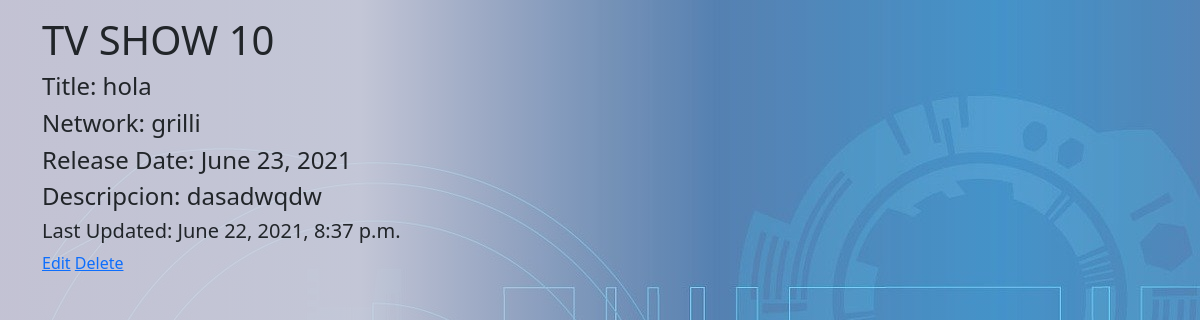
The app's page /shows/10, older data.
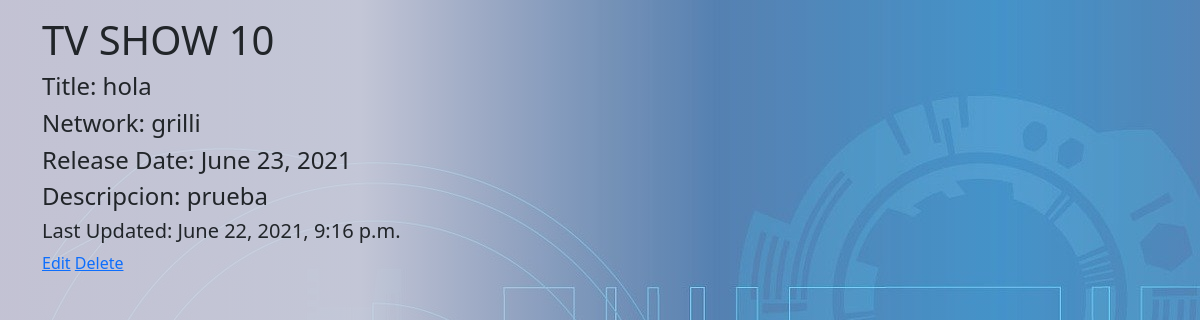
The same page, newer data.
### app_tv/models.py (models this page shows, shortened)
class Show(models.Model):
    title = models.CharField(max_length=50)
    network = models.CharField(max_length=50)
    release_date=models.DateField()
    description=models.CharField(max_length=50)
    created_at = models.DateTimeField(auto_now_add=True)
    updated_at = models.DateTimeField(auto_now=True)

### app_tv/views.py (the view)
# urls.py: path('shows/<id>',views.read),
def read(request,id):
    show=Show.objects.get(id=id)
    context={
        "show":show
    }
    return render(request,"read.html",context)

### app_tv/templates/read.html (shortened to what this page needs)
<!DOCTYPE html>
<html lang="en">
<head>
	{%load static%}
	<link rel="stylesheet" href="{% static 'css/bootstrap/bootstrap.css' %}">
	<link rel="stylesheet" href="{% static 'css/style.css' %}">
</head>
<body>
	<div class="container  py-3">
		<h1 class="text-left">TV SHOW {{show.id}}</h1>
        <h4>Title: {{show.title}}</h4>
        <h4>Network: {{show.network}}</h4>
        <h4>Release Date: {{show.release_date}}</h4>
        <h4>Descripcion: {{show.description}}</h4>
    <h5>Last Updated: {{show.updated_at}}</h5>
    <a href="{{show.id}}/edit">Edit</a>
    <a href="{{show.id}}/destroy">Delete</a>
	</div>
</body>
</html>

Row changes from the older to the newer data that the page shows:
changed Show "hola": description "dasadwqdw" → "prueba"; updated_at "June 22, 2021, 8:37 p.m." → "June 22, 2021, 9:16 p.m."
